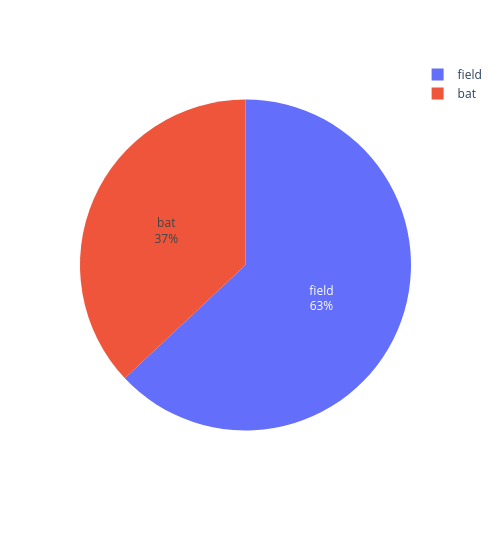

Write notebook code for a chart like this one.
### Code cell
fig = px.pie(  d1, values=d1['Ratio'], names=d1['TossDecision'])
fig.update_traces(textposition='inside',
                  textinfo='percent+label',
                  sort=False)
fig.update_layout(width=500, height=550)
fig.show()

### Figure 1 — Plotly figure (JSON) as saved in the notebook; plotly's stock layout.template omitted (floating-point values rounded to 4 significant figures)
{"data": [{"domain": {"x": [0, 1], "y": [0, 1]}, "hovertemplate": "TossDecision=%{label}<br>Ratio=%{value}<extra></extra>", "labels": ["field", "bat"], "legendgroup": "", "name": "", "showlegend": true, "sort": false, "textinfo": "percent+label", "textposition": "inside", "type": "pie", "values": [63.0, 37.0]}], "layout": {"height": 550, "legend": {"tracegroupgap": 0}, "margin": {"t": 60}, "width": 500}}
